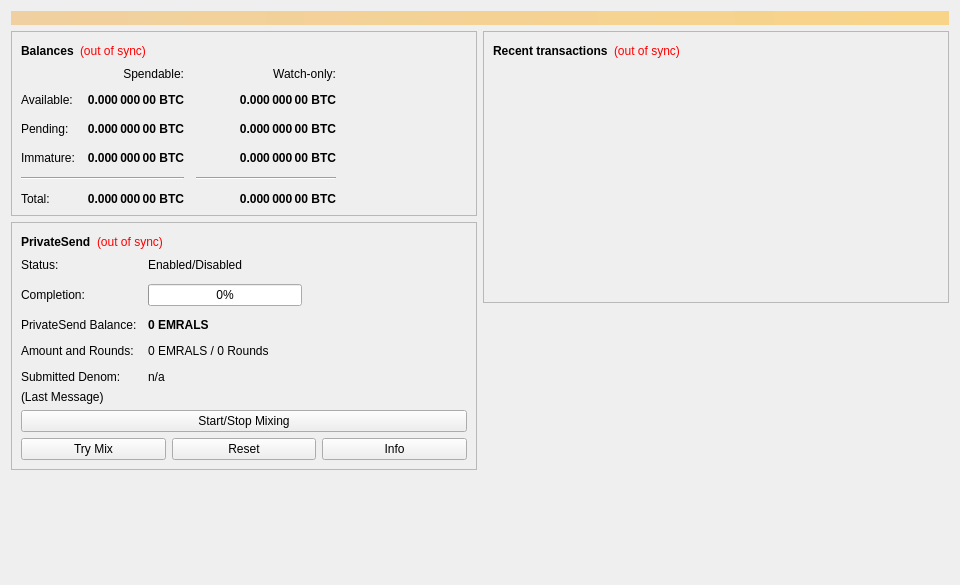
<?xml version="1.0" encoding="UTF-8"?>
<ui version="4.0">
 <class>OverviewPage</class>
 <widget class="QWidget" name="OverviewPage">
  <property name="geometry">
   <rect>
    <x>0</x>
    <y>0</y>
    <width>960</width>
    <height>585</height>
   </rect>
  </property>
  <property name="minimumSize">
   <size>
    <width>960</width>
    <height>0</height>
   </size>
  </property>
  <property name="windowTitle">
   <string>Form</string>
  </property>
  <layout class="QVBoxLayout" name="topLayout">
   <item>
    <widget class="QLabel" name="labelAlerts">
     <property name="visible">
      <bool>false</bool>
     </property>
     <property name="styleSheet">
      <string notr="true">QLabel { background-color: qlineargradient(x1: 0, y1: 0, x2: 1, y2: 0, stop:0 #F0D0A0, stop:1 #F8D488); color:#000000; }</string>
     </property>
     <property name="wordWrap">
      <bool>true</bool>
     </property>
     <property name="margin">
      <number>3</number>
     </property>
     <property name="textInteractionFlags">
      <set>Qt::TextSelectableByMouse</set>
     </property>
    </widget>
   </item>
   <item>
    <layout class="QHBoxLayout" name="horizontalLayout" stretch="1,1">
     <item>
      <layout class="QVBoxLayout" name="verticalLayout_2">
       <item>
        <widget class="QFrame" name="frame">
         <property name="frameShape">
          <enum>QFrame::StyledPanel</enum>
         </property>
         <property name="frameShadow">
          <enum>QFrame::Raised</enum>
         </property>
         <layout class="QVBoxLayout" name="verticalLayout_4">
          <item>
           <layout class="QHBoxLayout" name="horizontalLayout_4">
            <item>
             <widget class="QLabel" name="label_5">
              <property name="font">
               <font>
                <weight>75</weight>
                <bold>true</bold>
               </font>
              </property>
              <property name="text">
               <string>Balances</string>
              </property>
             </widget>
            </item>
            <item>
             <widget class="QLabel" name="labelWalletStatus">
              <property name="toolTip">
               <string>The displayed information may be out of date. Your wallet automatically synchronizes with the Emrals network after a connection is established, but this process has not completed yet.</string>
              </property>
              <property name="styleSheet">
               <string notr="true">QLabel { color: red; }</string>
              </property>
              <property name="text">
               <string notr="true">(out of sync)</string>
              </property>
              <property name="alignment">
               <set>Qt::AlignLeading|Qt::AlignLeft|Qt::AlignVCenter</set>
              </property>
             </widget>
            </item>
            <item>
             <spacer name="horizontalSpacer_3">
              <property name="orientation">
               <enum>Qt::Horizontal</enum>
              </property>
              <property name="sizeHint" stdset="0">
               <size>
                <width>40</width>
                <height>20</height>
               </size>
              </property>
             </spacer>
            </item>
           </layout>
          </item>
          <item>
           <layout class="QGridLayout" name="gridLayout">
            <property name="spacing">
             <number>12</number>
            </property>
            <item row="2" column="2">
             <widget class="QLabel" name="labelWatchPending">
              <property name="font">
               <font>
                <weight>75</weight>
                <bold>true</bold>
               </font>
              </property>
              <property name="cursor">
               <cursorShape>IBeamCursor</cursorShape>
              </property>
              <property name="toolTip">
               <string>Unconfirmed transactions to watch-only addresses</string>
              </property>
              <property name="text">
               <string notr="true">0.000 000 00 BTC</string>
              </property>
              <property name="alignment">
               <set>Qt::AlignRight|Qt::AlignTrailing|Qt::AlignVCenter</set>
              </property>
              <property name="textInteractionFlags">
               <set>Qt::LinksAccessibleByMouse|Qt::TextSelectableByKeyboard|Qt::TextSelectableByMouse</set>
              </property>
             </widget>
            </item>
            <item row="2" column="1">
             <widget class="QLabel" name="labelUnconfirmed">
              <property name="font">
               <font>
                <weight>75</weight>
                <bold>true</bold>
               </font>
              </property>
              <property name="cursor">
               <cursorShape>IBeamCursor</cursorShape>
              </property>
              <property name="toolTip">
               <string>Total of transactions that have yet to be confirmed, and do not yet count toward the spendable balance</string>
              </property>
              <property name="text">
               <string notr="true">0.000 000 00 BTC</string>
              </property>
              <property name="alignment">
               <set>Qt::AlignRight|Qt::AlignTrailing|Qt::AlignVCenter</set>
              </property>
              <property name="textInteractionFlags">
               <set>Qt::LinksAccessibleByMouse|Qt::TextSelectableByKeyboard|Qt::TextSelectableByMouse</set>
              </property>
             </widget>
            </item>
            <item row="3" column="2">
             <widget class="QLabel" name="labelWatchImmature">
              <property name="font">
               <font>
                <weight>75</weight>
                <bold>true</bold>
               </font>
              </property>
              <property name="cursor">
               <cursorShape>IBeamCursor</cursorShape>
              </property>
              <property name="toolTip">
               <string>Mined balance in watch-only addresses that has not yet matured</string>
              </property>
              <property name="text">
               <string notr="true">0.000 000 00 BTC</string>
              </property>
              <property name="alignment">
               <set>Qt::AlignRight|Qt::AlignTrailing|Qt::AlignVCenter</set>
              </property>
              <property name="textInteractionFlags">
               <set>Qt::LinksAccessibleByMouse|Qt::TextSelectableByKeyboard|Qt::TextSelectableByMouse</set>
              </property>
             </widget>
            </item>
            <item row="4" column="0" colspan="2">
             <widget class="Line" name="lineSpendableBalance">
              <property name="orientation">
               <enum>Qt::Horizontal</enum>
              </property>
             </widget>
            </item>
            <item row="4" column="2">
             <widget class="Line" name="lineWatchBalance">
              <property name="sizePolicy">
               <sizepolicy hsizetype="Preferred" vsizetype="Fixed">
                <horstretch>0</horstretch>
                <verstretch>0</verstretch>
               </sizepolicy>
              </property>
              <property name="minimumSize">
               <size>
                <width>140</width>
                <height>0</height>
               </size>
              </property>
              <property name="orientation">
               <enum>Qt::Horizontal</enum>
              </property>
             </widget>
            </item>
            <item row="5" column="0">
             <widget class="QLabel" name="labelTotalText">
              <property name="text">
               <string>Total:</string>
              </property>
             </widget>
            </item>
            <item row="3" column="1">
             <widget class="QLabel" name="labelImmature">
              <property name="font">
               <font>
                <weight>75</weight>
                <bold>true</bold>
               </font>
              </property>
              <property name="cursor">
               <cursorShape>IBeamCursor</cursorShape>
              </property>
              <property name="toolTip">
               <string>Mined balance that has not yet matured</string>
              </property>
              <property name="text">
               <string notr="true">0.000 000 00 BTC</string>
              </property>
              <property name="alignment">
               <set>Qt::AlignRight|Qt::AlignTrailing|Qt::AlignVCenter</set>
              </property>
              <property name="textInteractionFlags">
               <set>Qt::LinksAccessibleByMouse|Qt::TextSelectableByKeyboard|Qt::TextSelectableByMouse</set>
              </property>
             </widget>
            </item>
            <item row="2" column="3">
             <spacer name="horizontalSpacer_2">
              <property name="orientation">
               <enum>Qt::Horizontal</enum>
              </property>
              <property name="sizeHint" stdset="0">
               <size>
                <width>40</width>
                <height>20</height>
               </size>
              </property>
             </spacer>
            </item>
            <item row="3" column="0">
             <widget class="QLabel" name="labelImmatureText">
              <property name="text">
               <string>Immature:</string>
              </property>
             </widget>
            </item>
            <item row="5" column="1">
             <widget class="QLabel" name="labelTotal">
              <property name="font">
               <font>
                <weight>75</weight>
                <bold>true</bold>
               </font>
              </property>
              <property name="cursor">
               <cursorShape>IBeamCursor</cursorShape>
              </property>
              <property name="toolTip">
               <string>Your current total balance</string>
              </property>
              <property name="text">
               <string notr="true">0.000 000 00 BTC</string>
              </property>
              <property name="alignment">
               <set>Qt::AlignRight|Qt::AlignTrailing|Qt::AlignVCenter</set>
              </property>
              <property name="textInteractionFlags">
               <set>Qt::LinksAccessibleByMouse|Qt::TextSelectableByKeyboard|Qt::TextSelectableByMouse</set>
              </property>
             </widget>
            </item>
            <item row="5" column="2">
             <widget class="QLabel" name="labelWatchTotal">
              <property name="font">
               <font>
                <weight>75</weight>
                <bold>true</bold>
               </font>
              </property>
              <property name="cursor">
               <cursorShape>IBeamCursor</cursorShape>
              </property>
              <property name="toolTip">
               <string>Current total balance in watch-only addresses</string>
              </property>
              <property name="text">
               <string notr="true">0.000 000 00 BTC</string>
              </property>
              <property name="alignment">
               <set>Qt::AlignRight|Qt::AlignTrailing|Qt::AlignVCenter</set>
              </property>
              <property name="textInteractionFlags">
               <set>Qt::LinksAccessibleByMouse|Qt::TextSelectableByKeyboard|Qt::TextSelectableByMouse</set>
              </property>
             </widget>
            </item>
            <item row="0" column="2">
             <widget class="QLabel" name="labelWatchonly">
              <property name="text">
               <string>Watch-only:</string>
              </property>
              <property name="alignment">
               <set>Qt::AlignRight|Qt::AlignTrailing|Qt::AlignVCenter</set>
              </property>
             </widget>
            </item>
            <item row="1" column="0">
             <widget class="QLabel" name="labelBalanceText">
              <property name="text">
               <string>Available:</string>
              </property>
             </widget>
            </item>
            <item row="1" column="1">
             <widget class="QLabel" name="labelBalance">
              <property name="font">
               <font>
                <weight>75</weight>
                <bold>true</bold>
               </font>
              </property>
              <property name="cursor">
               <cursorShape>IBeamCursor</cursorShape>
              </property>
              <property name="toolTip">
               <string>Your current spendable balance</string>
              </property>
              <property name="text">
               <string notr="true">0.000 000 00 BTC</string>
              </property>
              <property name="alignment">
               <set>Qt::AlignRight|Qt::AlignTrailing|Qt::AlignVCenter</set>
              </property>
              <property name="textInteractionFlags">
               <set>Qt::LinksAccessibleByMouse|Qt::TextSelectableByKeyboard|Qt::TextSelectableByMouse</set>
              </property>
             </widget>
            </item>
            <item row="1" column="2">
             <widget class="QLabel" name="labelWatchAvailable">
              <property name="font">
               <font>
                <weight>75</weight>
                <bold>true</bold>
               </font>
              </property>
              <property name="cursor">
               <cursorShape>IBeamCursor</cursorShape>
              </property>
              <property name="toolTip">
               <string>Your current balance in watch-only addresses</string>
              </property>
              <property name="text">
               <string notr="true">0.000 000 00 BTC</string>
              </property>
              <property name="alignment">
               <set>Qt::AlignRight|Qt::AlignTrailing|Qt::AlignVCenter</set>
              </property>
              <property name="textInteractionFlags">
               <set>Qt::LinksAccessibleByMouse|Qt::TextSelectableByKeyboard|Qt::TextSelectableByMouse</set>
              </property>
             </widget>
            </item>
            <item row="2" column="0">
             <widget class="QLabel" name="labelPendingText">
              <property name="text">
               <string>Pending:</string>
              </property>
             </widget>
            </item>
            <item row="0" column="1">
             <widget class="QLabel" name="labelSpendable">
              <property name="text">
               <string>Spendable:</string>
              </property>
              <property name="alignment">
               <set>Qt::AlignRight|Qt::AlignTrailing|Qt::AlignVCenter</set>
              </property>
             </widget>
            </item>
           </layout>
          </item>
         </layout>
        </widget>
       </item>
       <item>
        <widget class="QFrame" name="framePrivateSend">
         <property name="layoutDirection">
          <enum>Qt::LeftToRight</enum>
         </property>
         <property name="frameShape">
          <enum>QFrame::StyledPanel</enum>
         </property>
         <property name="frameShadow">
          <enum>QFrame::Raised</enum>
         </property>
         <layout class="QVBoxLayout" name="VerticalLayout_PS1">
          <item>
           <layout class="QHBoxLayout" name="horizontalLayout_5">
            <item>
             <widget class="QLabel" name="labelPrivateSendHeader">
              <property name="font">
               <font>
                <weight>75</weight>
                <bold>true</bold>
               </font>
              </property>
              <property name="text">
               <string>PrivateSend</string>
              </property>
             </widget>
            </item>
            <item>
             <widget class="QLabel" name="labelPrivateSendSyncStatus">
              <property name="toolTip">
               <string>The displayed information may be out of date. Your wallet automatically synchronizes with the Emrals network after a connection is established, but this process has not completed yet.</string>
              </property>
              <property name="styleSheet">
               <string notr="true">QLabel { color: red; }</string>
              </property>
              <property name="text">
               <string notr="true">(out of sync)</string>
              </property>
              <property name="alignment">
               <set>Qt::AlignLeading|Qt::AlignLeft|Qt::AlignVCenter</set>
              </property>
             </widget>
            </item>
            <item>
             <spacer name="horizontalSpacer_4">
              <property name="orientation">
               <enum>Qt::Horizontal</enum>
              </property>
              <property name="sizeHint" stdset="0">
               <size>
                <width>40</width>
                <height>20</height>
               </size>
              </property>
             </spacer>
            </item>
           </layout>
          </item>
          <item>
           <layout class="QFormLayout" name="privateSendFormLayout">
            <property name="fieldGrowthPolicy">
             <enum>QFormLayout::AllNonFixedFieldsGrow</enum>
            </property>
            <property name="horizontalSpacing">
             <number>11</number>
            </property>
            <property name="verticalSpacing">
             <number>12</number>
            </property>
            <item row="0" column="0">
             <widget class="QLabel" name="labelPrivateSendEnabledText">
              <property name="text">
               <string>Status:</string>
              </property>
             </widget>
            </item>
            <item row="0" column="1">
             <widget class="QLabel" name="labelPrivateSendEnabled">
              <property name="text">
               <string>Enabled/Disabled</string>
              </property>
             </widget>
            </item>
            <item row="1" column="0">
             <widget class="QLabel" name="labelCompletitionText">
              <property name="text">
               <string>Completion:</string>
              </property>
             </widget>
            </item>
            <item row="1" column="1">
             <widget class="QProgressBar" name="privateSendProgress">
              <property name="maximumSize">
               <size>
                <width>154</width>
                <height>16777215</height>
               </size>
              </property>
              <property name="value">
               <number>0</number>
              </property>
             </widget>
            </item>
            <item row="2" column="0">
             <widget class="QLabel" name="labelAnonymizedText">
              <property name="text">
               <string>PrivateSend Balance:</string>
              </property>
             </widget>
            </item>
            <item row="2" column="1">
             <widget class="QLabel" name="labelAnonymized">
              <property name="font">
               <font>
                <weight>75</weight>
                <bold>true</bold>
               </font>
              </property>
              <property name="text">
               <string notr="true">0 EMRALS</string>
              </property>
             </widget>
            </item>
            <item row="3" column="0">
             <widget class="QLabel" name="labelAmountAndRoundsText">
              <property name="text">
               <string>Amount and Rounds:</string>
              </property>
             </widget>
            </item>
            <item row="3" column="1">
             <widget class="QLabel" name="labelAmountRounds">
              <property name="text">
               <string>0 EMRALS / 0 Rounds</string>
              </property>
             </widget>
            </item>
            <item row="4" column="0">
             <widget class="QLabel" name="labelSubmittedDenomText">
              <property name="text">
               <string>Submitted Denom:</string>
              </property>
             </widget>
            </item>
            <item row="4" column="1">
             <widget class="QLabel" name="labelSubmittedDenom">
              <property name="toolTip">
               <string>The denominations you submitted to the Masternode.&lt;br&gt;To mix, other users must submit the exact same denominations.</string>
              </property>
              <property name="text">
               <string>n/a</string>
              </property>
             </widget>
            </item>
           </layout>
          </item>
          <item>
           <layout class="QVBoxLayout" name="VerticalLayout_PS">
            <item>
             <widget class="QLabel" name="labelPrivateSendLastMessage">
              <property name="text">
               <string>(Last Message)</string>
              </property>
              <property name="alignment">
               <set>Qt::AlignLeading|Qt::AlignLeft|Qt::AlignTop</set>
              </property>
              <property name="wordWrap">
               <bool>true</bool>
              </property>
             </widget>
            </item>
            <item>
             <widget class="QPushButton" name="togglePrivateSend">
              <property name="sizePolicy">
               <sizepolicy hsizetype="MinimumExpanding" vsizetype="Fixed">
                <horstretch>0</horstretch>
                <verstretch>0</verstretch>
               </sizepolicy>
              </property>
              <property name="text">
               <string>Start/Stop Mixing</string>
              </property>
             </widget>
            </item>
            <item>
             <layout class="QHBoxLayout" name="horizontalLayout_debugbuttons">
              <item>
               <widget class="QPushButton" name="privateSendAuto">
                <property name="sizePolicy">
                 <sizepolicy hsizetype="MinimumExpanding" vsizetype="Fixed">
                  <horstretch>0</horstretch>
                  <verstretch>0</verstretch>
                 </sizepolicy>
                </property>
                <property name="toolTip">
                 <string>Try to manually submit a PrivateSend request.</string>
                </property>
                <property name="text">
                 <string>Try Mix</string>
                </property>
               </widget>
              </item>
              <item>
               <widget class="QPushButton" name="privateSendReset">
                <property name="sizePolicy">
                 <sizepolicy hsizetype="MinimumExpanding" vsizetype="Fixed">
                  <horstretch>0</horstretch>
                  <verstretch>0</verstretch>
                 </sizepolicy>
                </property>
                <property name="toolTip">
                 <string>Reset the current status of PrivateSend (can interrupt PrivateSend if it's in the process of Mixing, which can cost you money!)</string>
                </property>
                <property name="autoFillBackground">
                 <bool>false</bool>
                </property>
                <property name="text">
                 <string>Reset</string>
                </property>
               </widget>
              </item>
              <item>
               <widget class="QPushButton" name="privateSendInfo">
                <property name="sizePolicy">
                 <sizepolicy hsizetype="MinimumExpanding" vsizetype="Fixed">
                  <horstretch>0</horstretch>
                  <verstretch>0</verstretch>
                 </sizepolicy>
                </property>
                <property name="toolTip">
                 <string>Information about PrivateSend and Mixing</string>
                </property>
                <property name="text">
                 <string>Info</string>
                </property>
               </widget>
              </item>
             </layout>
            </item>
           </layout>
          </item>
         </layout>
        </widget>
       </item>
       <item>
        <spacer name="verticalSpacer">
         <property name="orientation">
          <enum>Qt::Vertical</enum>
         </property>
         <property name="sizeHint" stdset="0">
          <size>
           <width>20</width>
           <height>40</height>
          </size>
         </property>
        </spacer>
       </item>
      </layout>
     </item>
     <item>
      <layout class="QVBoxLayout" name="verticalLayout_3">
       <item>
        <widget class="QFrame" name="frame_2">
         <property name="frameShape">
          <enum>QFrame::StyledPanel</enum>
         </property>
         <property name="frameShadow">
          <enum>QFrame::Raised</enum>
         </property>
         <layout class="QVBoxLayout" name="verticalLayout">
          <item>
           <layout class="QHBoxLayout" name="horizontalLayout_2">
            <item>
             <widget class="QLabel" name="label_4">
              <property name="font">
               <font>
                <weight>75</weight>
                <bold>true</bold>
               </font>
              </property>
              <property name="text">
               <string>Recent transactions</string>
              </property>
             </widget>
            </item>
            <item>
             <widget class="QLabel" name="labelTransactionsStatus">
              <property name="toolTip">
               <string>The displayed information may be out of date. Your wallet automatically synchronizes with the Emrals network after a connection is established, but this process has not completed yet.</string>
              </property>
              <property name="styleSheet">
               <string notr="true">QLabel { color: red; }</string>
              </property>
              <property name="text">
               <string notr="true">(out of sync)</string>
              </property>
              <property name="alignment">
               <set>Qt::AlignLeading|Qt::AlignLeft|Qt::AlignVCenter</set>
              </property>
             </widget>
            </item>
            <item>
             <spacer name="horizontalSpacer">
              <property name="orientation">
               <enum>Qt::Horizontal</enum>
              </property>
              <property name="sizeHint" stdset="0">
               <size>
                <width>40</width>
                <height>20</height>
               </size>
              </property>
             </spacer>
            </item>
           </layout>
          </item>
          <item>
           <widget class="QListView" name="listTransactions">
            <property name="styleSheet">
             <string notr="true">QListView { background: transparent; }</string>
            </property>
            <property name="frameShape">
             <enum>QFrame::NoFrame</enum>
            </property>
            <property name="verticalScrollBarPolicy">
             <enum>Qt::ScrollBarAlwaysOff</enum>
            </property>
            <property name="horizontalScrollBarPolicy">
             <enum>Qt::ScrollBarAlwaysOff</enum>
            </property>
            <property name="selectionMode">
             <enum>QAbstractItemView::NoSelection</enum>
            </property>
           </widget>
          </item>
         </layout>
        </widget>
       </item>
       <item>
        <spacer name="verticalSpacer_2">
         <property name="orientation">
          <enum>Qt::Vertical</enum>
         </property>
         <property name="sizeHint" stdset="0">
          <size>
           <width>20</width>
           <height>40</height>
          </size>
         </property>
        </spacer>
       </item>
      </layout>
     </item>
    </layout>
   </item>
  </layout>
 </widget>
 <resources/>
 <connections/>
</ui>
